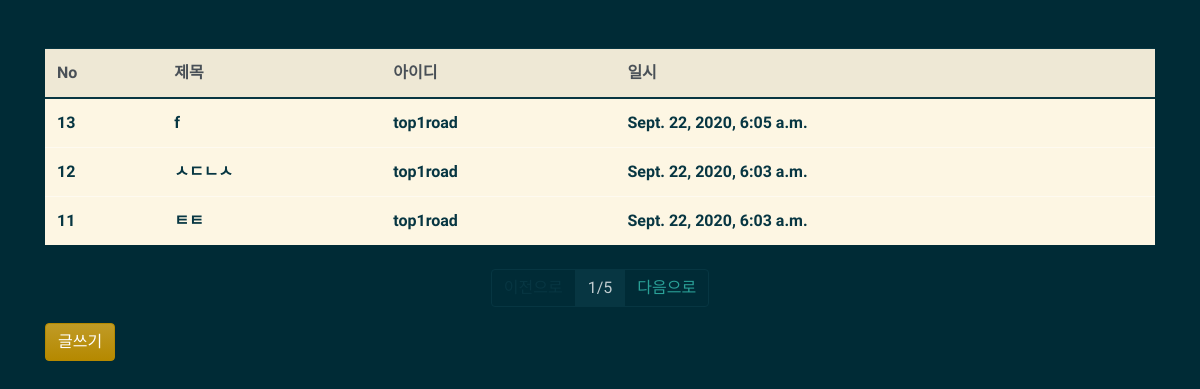
/board/list/, run on the app's committed database.
### board/models.py (models this page shows, shortened)
class Board(models.Model):
    title = models.CharField(max_length=128, verbose_name='제목')
    contents = models.TextField(verbose_name='내용')
    writer = models.ForeignKey('user.User', on_delete=models.CASCADE, verbose_name='작성자')
    tags = models.ManyToManyField('tag.Tag', verbose_name='태그')
    registered_date = models.DateTimeField(auto_now_add=True, verbose_name='등록시간')
    class Meta:
        db_table = 'board'
        verbose_name = '게시글'
        verbose_name_plural = '게시글'

### user/models.py (models this page shows)
class User(models.Model):
    username = models.CharField(max_length=64, verbose_name='사용자명')
    useremail = models.EmailField(max_length=128, verbose_name='사용자이메일')
    password = models.CharField(max_length=64, verbose_name='비밀번호')
    registered_date = models.DateTimeField(auto_now_add=True, verbose_name='등록시간')
    class Meta:
        db_table = 'bi_user'
        verbose_name = '사용자'
        verbose_name_plural = '사용자'
    def __str__(self):
        return self.username

### board/views.py (the view)
# urls.py: path('list/', views.board_list),
def board_list(request):
    all_boards = Board.objects.all().order_by('-id')
    page = request.GET.get('p', 1)
    paginator = Paginator(all_boards, 3)
    boards = paginator.get_page(page)
    return render(request, 'board_list.html', {'boards':boards})

### board/templates/board_list.html
{% extends "board_layout.html" %}
{% block contents %}
<div class="row mt-5">
    <div class="col-12">
        <table class="table table-light">
            <thead class="thead-light">
            <tr>
                <th>No</th>
                <th>제목</th>
                <th>아이디</th>
                <th>일시</th>
            </tr>
            </thead>
            <tbody class="text-dark">
            {% for board in boards %}
            <tr onclick="location.href='/board/detail/{{ board.id }}'">
                <th>{{ board.id }}</th>
                <th>{{ board.title }}</th>
                <th>{{ board.writer }}</th>
                <th>{{ board.registered_date }}</th>
            </tr>
            {% endfor %}
            </tbody>
        </table>
    </div>
</div>
<div class="row mt-2">
    <div class="col-12">
        <nav>
            <ul class="pagination justify-content-center">
                {% if boards.has_previous %}
                <li class="page-item">
                    <a class="page-link" href="?p={{ boards.previous_page_number }}">이전으로</a>
                </li>
                {% else %}
                <li class="page-item disabled">
                    <a class="page-link" href="#">이전으로</a>
                </li>
                {% endif %}
                <li class="page-item active">
                    <a class="page-link" href="#">{{ boards.number }}/{{ boards.paginator.num_pages }}</a>
                </li>
                {% if boards.has_next %}
                <li class="page-item">
                    <a class="page-link" href="?p={{ boards.next_page_number }}">다음으로</a>
                </li>
                {% else %}
                <li class="page-item disabled">
                    <a class="page-link disabled" href="#">다음으로</a>
                </li>
                {% endif %}
            </ul>
        </nav>
    </div>
</div>
<div class="row">
    <div class="col-12">
        <button class="btn btn-primary" onclick="location.href='/board/write'">글쓰기</button>
    </div>
</div>
{% endblock %}

### data on the page
Board: id "13", title "f", writer "top1road", registered_date "Sept. 22, 2020, 6:05 a.m."
Board: id "12", title "ㅅㄷㄴㅅ", writer "top1road", registered_date "Sept. 22, 2020, 6:03 a.m."
Board: id "11", title "ㅌㅌ", writer "top1road", registered_date "Sept. 22, 2020, 6:03 a.m."

### other printed values
{{ boards.number }} "1"
{{ boards.paginator.num_pages }} "5"
